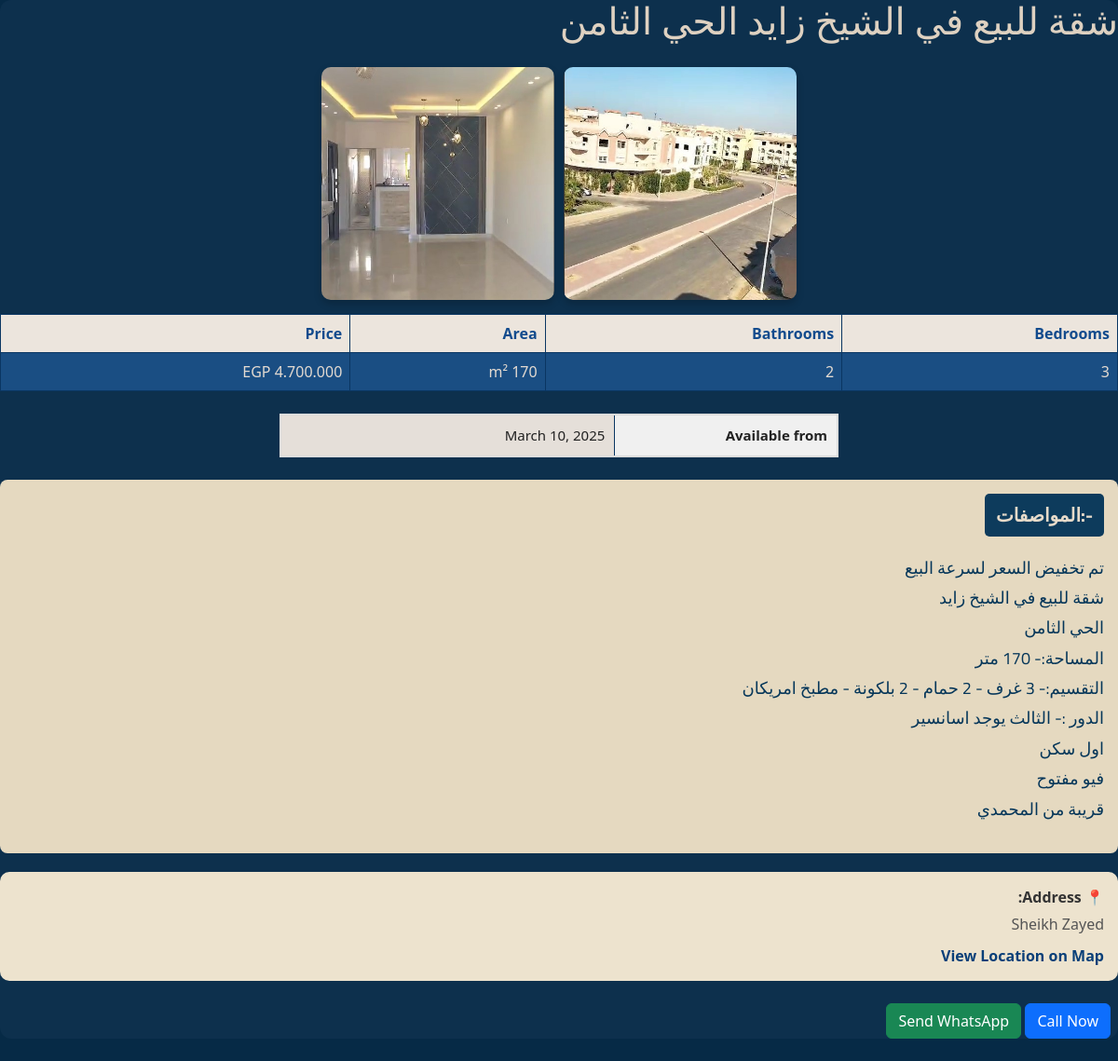
Screenshot of /properties/property/shq-llby-fy-lshykh-zyd-lhy-lthmn/ with the database file from the repository.
### properties/models.py (models this page shows, shortened)
class Property(models.Model):
    SALE = 'sale'
    RENT = 'rent'
    CATEGORY_CHOICES = [
        (SALE, 'بيع'),
        (RENT, 'إيجار'),
    ]
    PROPERTY_TYPE_CHOICES = [
        ('apartment', 'Apartment'),
        ('villa', 'Villa'),
        ('penthouse', 'Penthouse'),
        ('basement', 'Basement'),
        ('roof', 'Roof'),
        ('building', 'Building'),
        ('mall', 'Mall'),
        ('office', 'Office'),
        ('clinic', 'Clinic'),
        ('duplex', 'Duplex'),
        ('land', 'Land'),
        ('Store' , 'Store'),
    ]
    title = models.CharField(max_length=200)
    slug = models.CharField(max_length=200, unique=True, blank=True)
    description = models.TextField()
    price = models.DecimalField(max_digits=10, decimal_places=2)
    location = models.CharField(max_length=100)
    area = models.PositiveIntegerField(help_text="Area in square meters")
    rooms = models.PositiveIntegerField(default=1)
    bathrooms = models.PositiveIntegerField(default=1)
    category = models.CharField(
        max_length=10,
        choices=CATEGORY_CHOICES,
        default=SALE,
    )
    available_from = models.DateField(null=True, blank=True)
    property_type = models.CharField(max_length=20, choices=PROPERTY_TYPE_CHOICES)
    number_of_floors = models.PositiveIntegerField(null=True, blank=True)
    units_count = models.PositiveIntegerField(null=True, blank=True)
    has_elevator = models.BooleanField(default=False)
    created_at = models.DateTimeField(auto_now_add=True)
    amenities = models.TextField(blank=True, help_text="Comma-separated amenities")
    is_available = models.BooleanField(default=True, verbose_name="availabl?")
    display_order = models.IntegerField(default=0)
    class Meta:
        ordering = ['display_order']

class PropertyImage(models.Model):
    property = models.ForeignKey(Property, on_delete=models.CASCADE, related_name='images')
    image = models.ImageField(upload_to='property_images/')

### properties/views.py (the view)
# urls.py: re_path(r'^property/(?P<slug>[-\w\u0600-\u06FF]+)/$', views.property_detail, name='property_detail'),
def property_detail(request, slug):
    property = get_object_or_404(Property,slug=slug)
    formatted_price = intcomma(int(property.price)).replace(",", ".")
    amenities_list = property.amenities.split(',') if property.amenities else []
    return render(request, 'properties/property_detail.html', {
        'property': property,
        'formatted_price': formatted_price,
        'amenities_list': amenities_list,
    })

### properties/templates/properties/property_detail.html (shortened to what this page needs)
{% load static %}
{% load humanize %}
<!DOCTYPE html>
<html>
<head>
    <link href="https://cdn.jsdelivr.net/npm/bootstrap@5.3.3/dist/css/bootstrap.min.css" rel="stylesheet">
    <link rel="stylesheet" href="{% static 'css/style.css' %}">
</head>
<body class="property-detail-body" style="text-align: right;">
    <div class="custom-card">
            <h1 class="mb-4 property-title">{{ property.title }}</h1>
            <div class="card-images">
                {% for image in property.images.all %}
                  <img src="{{ image.image.url }}" alt="صورة العقار" class="property-image">
                {% empty %}
                  <p>لا توجد صور لهذا العقار</p>
                {% endfor %}
              </div>
            <table class="table table-bordered custom-table mb-4" style="max-width: 600px; margin: 0 auto;">
                <thead class="custom-thead">
                    <tr>
                        {% if property.property_type == "building" or property.property_type == "villa" %}
                            <th>Floors</th>
                            <th>Apartments</th>
                        {% else %}
                            <th>Bedrooms</th>
                            <th>Bathrooms</th>
                        {% endif %}
                        <th>Area</th>
                        <th>Price</th>
                    </tr>
                </thead>
                <tbody class="custom-tbody">
                    <tr>
                        {% if property.property_type == "building" or property.property_type == "villa" %}
                            <td>{{ property.number_of_floors }}</td>
                            <td>{{ property.units_count }}</td>
                        {% else %}
                            <td>{{ property.rooms }}</td>
                            <td>{{ property.bathrooms }}</td>
                        {% endif %}
                        <td>{{ property.area }} m²</td>
                        <td>{{ formatted_price }} EGP</td>
                    </tr>
                </tbody>
            </table>
            <table class="table table-bordered property-detail-table mb-4" style="max-width: 600px; margin: 0 auto;">
                <tbody class="custom-table">
                    {% if property.available_from %}
                    <tr>
                        <th>Available from</th>
                        <td>{{ property.available_from }}</td>
                    </tr>
                    {% endif %}
                </tbody>
            </table>
            <div class="property-specs-container">
                <div class="property-specs-label">-:المواصفات</div>
                <div class="property-description">{{ property.description|linebreaks }}</div>
            </div>
            <div class="property-location">
                <label class="location-label">📍 Address:</label>
                <p class="location-text">{{ property.location }}</p>
                <a class="location-link" href="https://www.google.com/maps/search/?api=1&query={{ property.location|urlencode }}" target="_blank">
                    View Location on Map
                </a>
            </div>
            <div class="mb-4 mt-4">
                <a href="tel:+201119202829" class="btn btn-primary me-2">Call Now</a>                <a href="https://wa.me/2001119202829?text=مرحباً، أريد الاستفسار عن {{ property.title }}" target="_blank" class="btn btn-success">Send WhatsApp
</a>
            </div>
        </div>
</body>
</html>

### properties/static/css/style.css (style rules this page uses)
* { box-sizing: border-box; }
.custom-card { background-color: #0d304d !important; color: rgb(240, 217, 188); direction: rtl; text-align: right; border-radius: 12px; border: none; }
.property-detail-body { min-height: 100vh; background-color: #062a46 !important; color: #fff; }
.custom-table { background-color: #3062a3; color: #e3dede; }
.property-detail-body { background-color: #0e3657; }
.property-specs-container { background-color: #e5d9c0; padding: 15px; border-radius: 8px; margin-top: 20px; margin-bottom: 20px; }
.property-specs-label { background-color: #0d3b5c; color: #e7dbca; padding: 8px 12px; border-radius: 5px; font-size: 20px; font-weight: bold; margin-bottom: 10px; display: inline-block; font-family: 'Cairo', sans-serif; }
.property-description { direction: rtl; font-family: 'Cairo', sans-serif; font-size: 18px; line-height: 1.8; color: #053659; margin-top: 8px; text-align: right; }
.custom-table { border: 1px solid #e6e4de; width: 100% !important; max-width: 100% !important; }
.custom-thead th { background-color: #ece5dd !important; color: #124b8d !important; }
.custom-tbody td { background-color: #1a4e83 !important; color: #e3dad1 !important; }
.custom-table th, .custom-table td { border: 1px solid #0a3662 !important; }
.property-location { background-color: #ede3ce; border-radius: 10px; padding: 15px; margin: 20px 0; max-width: 100%; text-align: right; direction: rtl; }
.location-label { font-weight: bold; font-size: 16px; color: #333; display: block; }
.location-text { margin: 5px 0 10px; color: #555; }
.location-link { color: #093f78; text-decoration: none; font-weight: bold; display: inline-block; }
.property-title { font-family: 'Amiri', serif; font-size: 40px; font-weight: 200; color: #ded1c1; text-align: right; margin-bottom: 15px; }
.property-detail-table { background-color: #fdfdfd; border: 2px solid #dcdcdc; border-radius: 8px; color: #333; font-size: 15px; direction: rtl; }
.property-detail-table th { background-color: #f0f0f0; color: #222; padding: 10px; width: 40%; text-align: right; }
.property-detail-table td { background-color: #e5dfd9; color: #222; padding: 10px; text-align: right; }
.card-images { display: flex; flex-direction: row; justify-content: center; gap: 10px; margin-bottom: 15px; width: 100%; flex-wrap: wrap; }
.card-images img { width: 100%; max-width: 250px; height: 250px; flex-shrink: 0; object-fit: cover; border-radius: 10px; display: block; }
.property-image { width: 100%; height: 250px; object-fit: cover; border-radius: 10px 10px 0 0; display: block; box-shadow: 0 4px 8px rgba(0, 0, 0, 0.2); }
.property-image { width: 100%; height: 100%; object-fit: cover; object-position: center; display: block; }

### rows the page displays
Property: title "شقة للبيع في الشيخ زايد الحي الثامن", rooms "3", bathrooms "2", available_from "March 10, 2025", description "تم تخفيض السعر لسرعة البيع شقة للبيع في الشيخ زايد الحي الثامن المساحة:- 170 متر التقسيم:- 3 غرف - 2 حمام - 2 بلكونة - مطبخ امريكان الدور :- الثالث يوجد اسانسير اول سكن فيو مفتوح قريبة من المحمدي", location "Sheikh Zayed"
PropertyImage: image (picture)
PropertyImage: image (picture)
